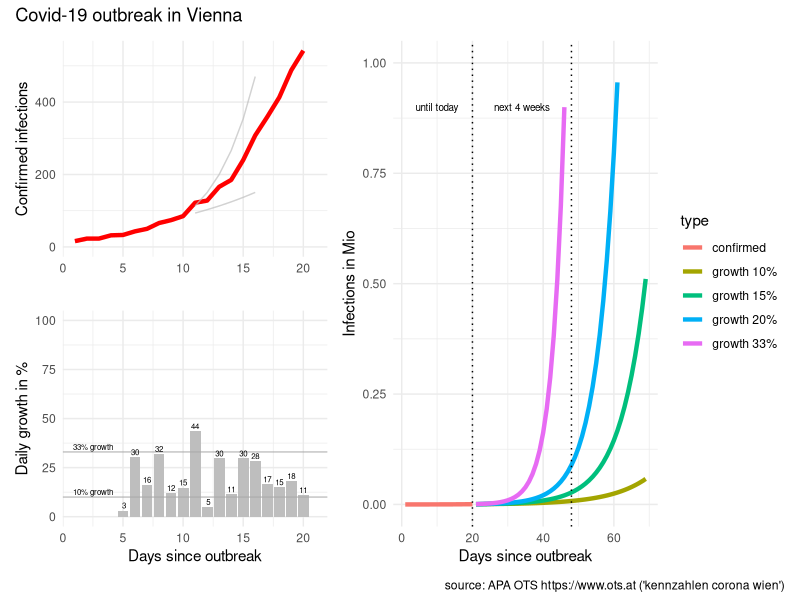
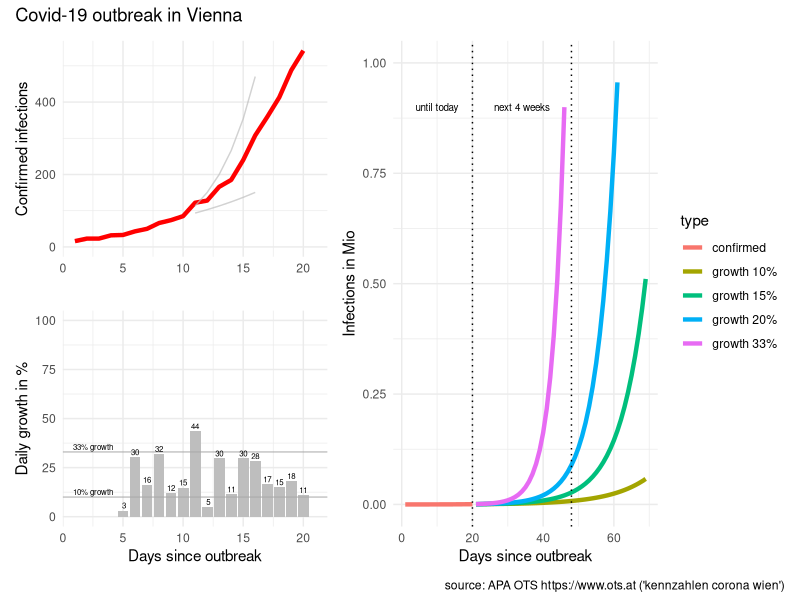

Reproduce these figures in R, in order.
# packages
library(tidyverse)
library(scales)
library(patchwork)

# reported infections
# source: APA OTS (https://www.ots.at)
# keywords: "kennzahlen corona wien"
infected <- c(
   16, #"2020-03-05"
   23, #"2020-03-06"
   23, #"2020-03-07"
   32, #"2020-03-08"
   33, #"2020-03-09"
   43, #"2020-03-10"
   50, #"2020-03-11"
   66, #"2020-03-12"
   74, #"2020-03-13"
   85, #"2020-03-14"
  122, #"2020-03-15"
  128, #"2020-03-16"
  166, #"2020-03-17"
  185, #"2020-03-18"
  240, #"2020-03-19"
  308, #"2020-03-20"
  359, #"2020-03-21"
  413, #"2020-03-22"
  488, #"2020-03-23"
  542  #"2020-03-24"
)

# prepare data
data <- tibble(infected = infected)

data <- data %>% 
  mutate(type = "confirmed",
         day = row_number()) %>% 
  arrange(day) %>% 
  mutate(new_abs = infected - lag(infected),
         new_pct = new_abs / lag(infected) * 100)

# predict
predict_corona <- function(data, infection_rate, days)  {
  
  future <- seq(from = max(data$day) + 1, to = max(data$day)+days-1)
  infected_all <- NULL
  infected_act <- max(data$infected)
  infected_predict <- NULL
  for (i in seq_along(future))  {
    infected_act <- infected_act * infection_rate
    infected_all <- c(infected_all, infected_act)
  }
  
  data2 <- tibble(type = paste0("growth ", (infection_rate-1)*100,"%"),
                  day = future, 
                  infected = infected_all)
  data2
  
} # predict_corona

# predict for different growth
predict_days <- 50 #57

data_50 <- data %>% 
  predict_corona(infection_rate = 1.50, days = predict_days)

data_40 <- data %>% 
  predict_corona(infection_rate = 1.40, days = predict_days)

data_33 <- data %>% 
  predict_corona(infection_rate = 1.33, days = predict_days)

data_20 <- data %>% 
  predict_corona(infection_rate = 1.20, days = predict_days)

data_15 <- data %>% 
  predict_corona(infection_rate = 1.15, days = predict_days)

data_10 <- data %>% 
  predict_corona(infection_rate = 1.10, days = predict_days)

# combine dataset
data_plot <- data %>% 
  bind_rows(data_33, data_20, data_15, data_10)


# visualise data
# infected
last_day <- length(data$infected)
p0 <- data_plot %>% 
  mutate(infected_M = infected / 1000000) %>%
  ggplot(aes(day, infected_M, color = type)) + 
  geom_line(size = 1.5) +
  geom_vline(xintercept = c(last_day, last_day + 28), 
             linetype = "dotted") +
  ylim(0,1) +
  xlab("Days since outbreak") +
  ylab("Infections in Mio") + 
  #ggtitle("Covid-19 outbreak in Vienna") +
  theme_minimal()+
  annotate("text", last_day/2, 0.9, 
           label = "until today", size = 2.5) +
  annotate("text", last_day+14, 0.9, 
           label = "next 4 weeks", size = 2.5)

#############################################

# data for reference line 33% growth (Austria)
data_line_start <- tibble(
  day = 10,
  infected = 85
)

# predict 10%/33% growth (days since 50 cases)
data_line10 <- predict_corona(
  data_line_start,
  infection_rate = 1.10,
  days = 7)

data_line33 <- predict_corona(
  data_line_start,
  infection_rate = 1.33,
  days = 7)

# infected
p1 <- data %>% 
  mutate(infected_M = infected / 1000000) %>% 
  ggplot(aes(day, infected)) + 
  geom_line(size = 1.5, color = "red") +
  geom_line(data = data_line10, 
            aes(day,infected), color = "grey", alpha = 0.7) +
  geom_line(data = data_line33, 
            aes(day,infected), color = "grey", alpha = 0.7) +
  xlim(c(1,length(infected)+1)) +
  #ylim(0,max(infected)) +
  scale_y_continuous(labels=function(x) format(x, big.mark = " ", scientific = FALSE),
                     limits=c(0,max(infected)) ) +
  #  xlab("Days since outbreak") +
  xlab("") +
  ylab("Confirmed infections") + 
#  ggtitle("Covid-19 outbreak in Vienna") +
  theme_minimal()
  
# daily growth infected
p2 <- data %>% 
  filter(day >= 5) %>% 
  ggplot(aes(day, new_pct)) +
  geom_col(fill = "grey") +
  geom_hline(yintercept = 10, color = "darkgrey", alpha = 0.7) +
  geom_hline(yintercept = 33, color = "darkgrey", alpha = 0.7) +
  geom_text(aes(day, new_pct, 
                label = paste0(format(new_pct, digits=1))),
            size = 2, vjust = "bottom", nudge_y = 1) +
  xlim(c(1,length(infected)+1)) +
  ylim(c(0,100)) +
  xlab("Days since outbreak") +
  ylab("Daily growth in %") + 
#  ggtitle("Covid-19 outbreak in Vienna") +
  theme_minimal() +
  annotate("text", 2.5, 10+1, 
           label = "10% growth",
           size = 2,vjust = "bottom")  +
  annotate("text", 2.5, 33+1, 
           label = "33% growth",
           size = 2,vjust = "bottom") 
  

# combine plots
p <- ((p1 / p2) | p0) + plot_annotation('Covid-19 outbreak in Vienna',
                            caption = "source: APA OTS https://www.ots.at ('kennzahlen corona wien')")
# plot
p

# save plot
p %>% ggsave(filename = "covid-19-vienna.png", 
             device = "png",
             width = 7, height = 4)
